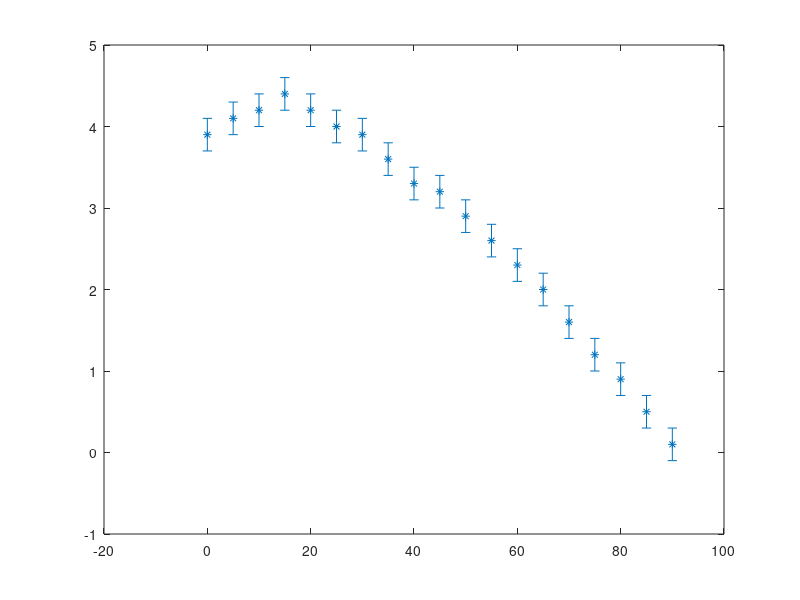

This figure's MATLAB source: (Note: this script raises an error after producing the figure.)
clear; clc 
data = [0,3.9,3.4 
5,4.1,3.6,
10,4.2,3.4,
15,4.4,2.9,
20,4.2,2.2,
25,4.0,1.4,
30,3.9,0.6,
35,3.6,-0.5,
40,3.3,-1.4,
45,3.2,-2.0,
50,2.9,-2.8,
55,2.6,-3.2,
60,2.3,-3.5,
65,2.0,-3.5,
70,1.6,-3.2,
75,1.2,-2.6,
80,0.9,-1.8,
85,0.5,-1.0,
90,0.1,-0.2];


x = data(:,1) ; 
psi1 = data(:,2) ; 
psi2 = data(:,3) ; 

n = 7 
m = length(x) ; 

errorbar(x,psi1,0.2*ones(m,1),'*');
[a b c d ] = regPol(n,x,psi1,'b-') 
hold on 
grid on 

errorbar(x,psi2,0.2*ones(m,1),'blacks')
[a b c d ] = regPol(n,x,psi2,'black--')

plot([0,90],[0,0])
